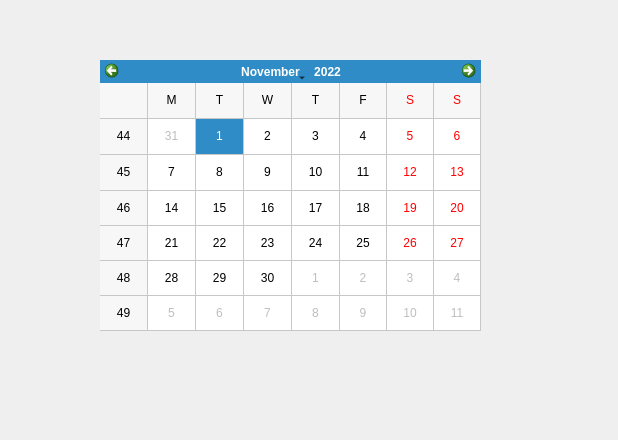
<?xml version="1.0" encoding="UTF-8"?>
<ui version="4.0">
 <class>Form</class>
 <widget class="QWidget" name="Form">
  <property name="geometry">
   <rect>
    <x>0</x>
    <y>0</y>
    <width>618</width>
    <height>440</height>
   </rect>
  </property>
  <property name="windowTitle">
   <string>Form</string>
  </property>
  <widget class="QCalendarWidget" name="calendarWidget">
   <property name="geometry">
    <rect>
     <x>100</x>
     <y>60</y>
     <width>381</width>
     <height>271</height>
    </rect>
   </property>
   <property name="selectedDate">
    <date>
     <year>2022</year>
     <month>11</month>
     <day>1</day>
    </date>
   </property>
   <property name="firstDayOfWeek">
    <enum>Qt::Monday</enum>
   </property>
   <property name="gridVisible">
    <bool>true</bool>
   </property>
   <property name="horizontalHeaderFormat">
    <enum>QCalendarWidget::SingleLetterDayNames</enum>
   </property>
   <property name="verticalHeaderFormat">
    <enum>QCalendarWidget::ISOWeekNumbers</enum>
   </property>
   <property name="navigationBarVisible">
    <bool>true</bool>
   </property>
   <property name="dateEditEnabled">
    <bool>true</bool>
   </property>
  </widget>
 </widget>
 <resources/>
 <connections/>
</ui>
